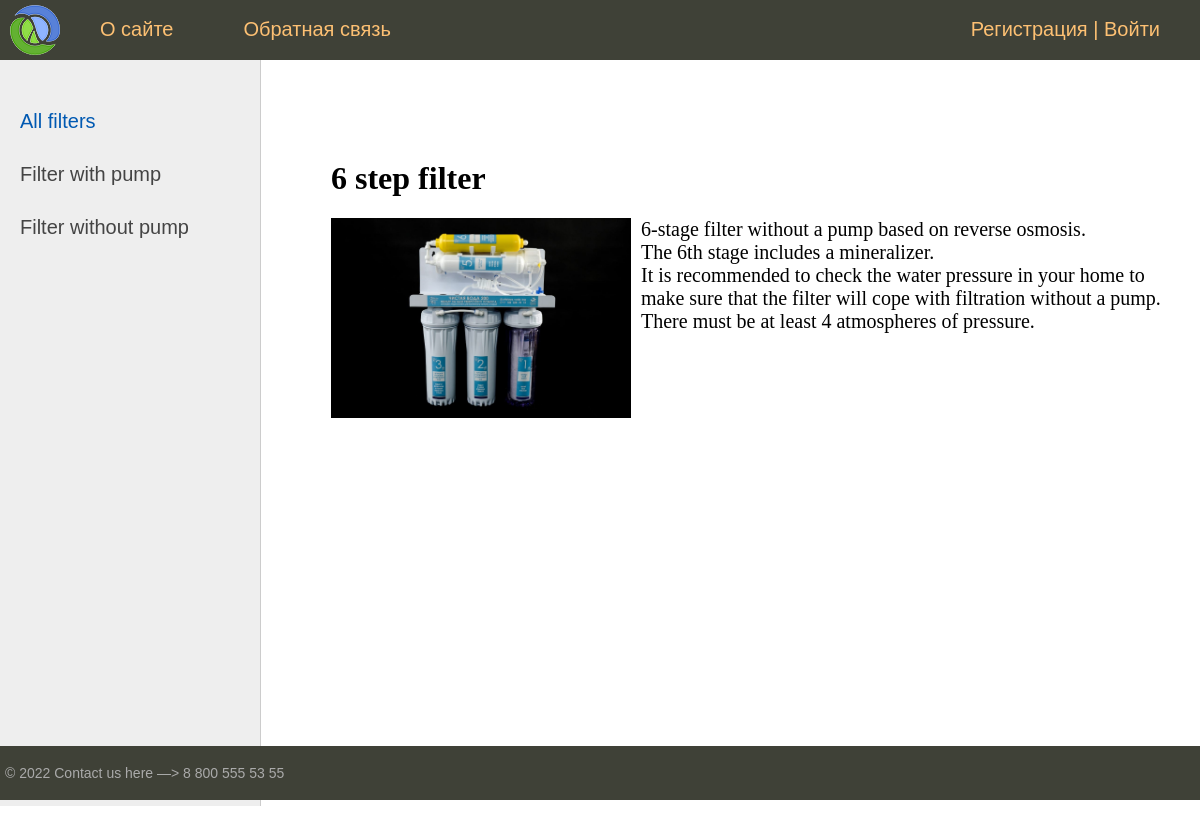
Page /post/6-step-filter/ on the committed database.
### filter/models.py (models this page shows, shortened)
class Category(models.Model):
    name = models.CharField(max_length=100, db_index=True, verbose_name="Type of filter")
    slug = models.SlugField(max_length=255, unique=True, db_index=True, verbose_name="URL")
    def get_absolute_url(self):
        return reverse('category', kwargs={'cat_slug': self.slug})
    class Meta:
        verbose_name_plural = 'Categories'

class Filter(models.Model):
    title = models.CharField(max_length=255, verbose_name="Заголовок")
    slug = models.SlugField(max_length=255, unique=True, db_index=True, verbose_name="URL")
    content = models.TextField(blank=True, verbose_name="Текст инфо о фильтре")
    photo = models.ImageField(upload_to="photos/%Y/%m/%d/", verbose_name="Фото")
    time_create = models.DateTimeField(auto_now_add=True, verbose_name="Время создания")
    time_update = models.DateTimeField(auto_now=True, verbose_name="Время обновления")
    is_published = models.BooleanField(default=True, verbose_name="Опубликовано")
    cat = models.ForeignKey('Category', on_delete=models.PROTECT, null=True, verbose_name="Категории") ##category, ключ форейгн кэй который ссылается на класс Categoryf1
    def __str__(self):
        return self.title
    class Meta:
        ordering = ['id'] #сортировка списка постов

### filter/views.py (the view)
# urls.py: path('post/<slug:post_slug>/', ShowPost.as_view(), name='post'),
class ShowPost(DataMixin, DetailView):
    model = Filter
    template_name = 'filter/post.html'
    slug_url_kwarg = 'post_slug'
    context_object_name = 'post'
    def get_context_data(self, *, object_list=None, **kwargs):
        context = super().get_context_data(**kwargs)
        c_def = self.get_user_context(title=context['post'])  # c_def <- эта строка вызывает код с util.py в котором написан контекст
        return dict(list(context.items()) + list(c_def.items()))

### filter/templatetags/filter_tags.py (called while the page is built)
@register.inclusion_tag('filter/list_categories.html')
def show_categories(sort=None, cat_selected=0 ):
    if not sort:
        cats = Category.objects.all()
    else:
        cats = Category.objects.order_by(sort)
    return {"cats": cats, "cat_selected": cat_selected}

### filter/utils.py (called while the page is built)
    def get_user_context(self, **kwargs):
        context = kwargs
        cats = Category.objects.annotate(Count('filter'))
        user_menu = menu.copy()
        if not self.request.user.is_authenticated:
            user_menu.pop(1)
        context['menu'] = user_menu
        context['cats'] = cats
        if 'cat_selected' not in context:
            context['cat_selected'] = 0
        return context

### filter/templates/filter/post.html
{% extends 'filter/base.html' %}
{% block content %}
<h1> {{post.title}} </h1>
{% if post.photo %}
<p><img class="img-article-left" src="{{post.photo.url}}"></p>
{% endif %}
{{post.content|linebreaks}}
{% endblock %}

### filter/templates/filter/base.html (shortened to what this page needs)
{% load static %}
{% load filter_tags %}
<html>
<head>
	<link type="text/css" href="{% static 'filter/css/styles.css' %}" rel="stylesheet" />
</head>
<body>
<table class="table-page" border=0 cellpadding="0" cellspacing="0">
<tr><td valign=top>
{% block mainmenu %}
		<div class="header">
			<ul id="mainmenu" class="mainmenu">
			<li class="logo"><a href="{% url 'home' %}"><div class="logo"></div></a></li>
{% for m in menu %}
			<li><a href="{% url m.url_name %}">{{m.title}}</a></li>
{% endfor %}
			{% if request.user.is_authenticated %}
				<li class="last"> {{ user.username }} | <a href="{% url 'logout' %}">Log out</a></li>
				{% else %}
			<li class="last"> <a href="{% url 'register' %}">Регистрация</a> | <a href="{% url 'login' %}">Войти</a></li>
				{% endif %}
			</ul>
		</div>
{% endblock mainmenu %}
<table class="table-content" border=0 cellpadding="0" cellspacing="0">
<tr>
	<td valign="top" class="left-chapters">
	<ul id="leftchapters">
{% if cat_selected == 0 %}
		<li class="selected">All filters</li>
{% else %}
		<li><a href="{% url 'home' %}"> All filters</a></li>
{% endif %}
{% for c in cats %}
{% if c.filter__count > 0 %}
		{% if c.pk == cat_selected %}
			<li class="selected"> {{c.name}}</li>
		{% else %}
			<li><a href="{{ c.get_absolute_url }}"> {{c.name}} </a> </li>
		{% endif %}
{% endif %}
	{% endfor %}
	</ul>
</td>
<td valign="top" class="content">
	<div class="content-text">
{% block content %}
{% endblock %}
	</div>
</td></tr></table>
</td></tr>
<tr><td valign=top>
	<div id="footer">
		<p>&copy; 2022 Contact us here —> 8 800 555 53 55</p>
	</div>
</td></tr></table>
</body>
</html>

### filter/static/filter/css/styles.css (style rules this page uses)
html, body { font-family: 'Arial'; margin: 0; padding: 0; height: 100%; width: 100%; color: #444; }
a { color: #0059b2; text-decoration: none; }
img { max-width: 600px; height: auto; }
img.img-article-left { max-width: 300px; height: auto; float: left; padding: 0 10px 10px 0; }
.table-page { width: 100%; height: 100%; vertical-align: top; }
.table-page tr { height: 100%; }
.header { background: #3F4137; height: 60px; }
.logo { background: url('../images/logo.png') no-repeat 10px 5px; width: 70px; height: 60px; }
ul.mainmenu { list-style: none; margin: 0; padding: 0; height: 60px; color: #fdc073; font-size: 20px; overflow: hidden; }
ul.mainmenu li { float: left; margin: 18px 40px 0 30px; }
ul.mainmenu li.logo { margin: 0; }
ul.mainmenu li.last { float: right; }
ul.mainmenu li a { color: #fdc073; text-decoration: none; }
.table-content { width: 100%; min-height: 100%; height: 100%; }
.left-chapters { margin: 0; background: #eee; border-right: 1px solid #ccc; min-height: 100%; }
.left-chapters ul { width: 230px; min-height: 100%; margin: 0; padding: 20px 10px 10px 20px; list-style: none; font-size: 20px; }
.left-chapters ul li { margin: 30px 0 0 0; color: #999; }
.left-chapters ul li.selected { color: #0059b2; }
.left-chapters ul li a { color: #444; text-decoration: none; }
.content { padding: 40px 20px 20px 40px; width: 100%; box-sizing: border-box; }
.content-text { margin: 60px 0 0 30px; color: #000; font-size: 20px; font-family: Yandex Sans Display Light; }
.content-text h1 { font-size: 32px; }
#footer { box-sizing: border-box; background: #3F4137; padding: 5px; color: #aaa; font-size: 14px; font-family: Verdana, Geneva, Arial, Helvetica; text-align: left; overflow: hidden; }

### rows in the picture
Category: name "Filter with pump"
Category: name "Filter without pump"
Filter: title "6 step filter", photo (picture), content "6-stage filter without a pump based on reverse osmosis. The 6th stage includes a mineralizer. It is recommended to check the water pressure in your home to make sure that the filter will cope with filtration without a pump. There must be at least 4 atmospheres of pressure."

### other values in the picture
{{ m.title }} "О сайте" "Обратная связь"
